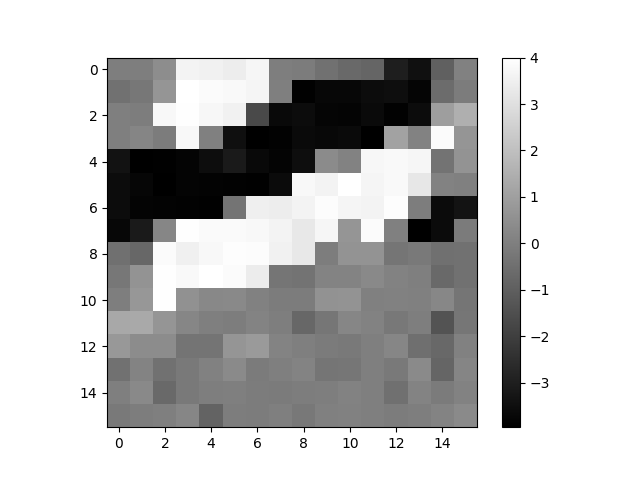

This chart was generated by the following Python code:
"""
Python script to reproduce the stable receptive field
learning as in Clopath et al. 2010.
The inputs are from the Olshausen (1996) image data set.
Recive it from https://www.rctn.org/bruno/sparsenet/IMAGES.mat .
The network consists of a Poisson input layer and one post synaptic neuron.
The size of the input layer is determine by the input. As mentioned in the
original publication, the input is a 16x16 pixel size patch, cutted out
randomly of the input dataset. Devided in an ON- and OFF- part.
So the input layer contains 16x16x2 =  512 neurons.

See Fig. 7d in Cloath et al. (2010)
"""
from __future__ import print_function
import numpy as np
import matplotlib.pyplot as plt
from matplotlib import cm
from ANNarchy import *
setup(dt=1,seed=100)
import scipy.io as sio
import os

from network import *

# Global parameters
duration = 200#200 #ms presentation time per input patch
s_Patch = 16 # patchsize in pixel
n_patches = 300000 # number of patches to train
maxFR = 60.0#37.5# maximum firering rate

# Presynaptic neuron model
"""
Because of the learning rule, we need a additional layer, that contains the
neccessary variables for the learning. This population is one to one connected
with the Poisson input layer and spiked for ever corresponding neuron in the
Poisson layer.
"""
params = """
EL = -70.4      :population
VTrest = -50.4  :population
taux = 15.0     :population  """
eqs = """
dg_vm/dt = EL/1000 : min = EL, init=-70.4
Spike = if state == 1: 1.0 else: 0.0
dReset/dt = if state == 1: +1 else: -Reset
dxtrace/dt = if state == 1: +1/taux else: -xtrace/taux : init = 0.0
state = if state >0: -1 else: 0"""
neuron = Neuron(parameters = params,
                equations = eqs,
                reset = """ g_vm = EL
                            state = 1""",
                spike = """g_vm > VTrest""")

#Populations
inputPop = PoissonPopulation(geometry=(s_Patch,s_Patch,2),rates=maxFR)
prePop = Population(geometry=(s_Patch,s_Patch,2),neuron=neuron)
postN = Population(geometry=1,neuron=AdExNeuron)

# Projections
projInpt_Pre = Projection(
    pre = inputPop,
    post = prePop,
    target='vm'
).connect_one_to_one(weights = 30)

projInp_N = Projection(
    pre = prePop,
    post= postN,
    target='Exc',
    synapse = ffSyn
).connect_all_to_all(weights = Uniform(0.0,2.0))

def preprocessData(matData):
    # function to split the prewhitened images into on and off counterparts
    images = matData['IMAGES']
    w,h,n_images = np.shape(images)
    new_images = np.zeros((w,h,2,n_images))
    for i in range(n_images):
        new_images[images[:,:,i] > 0, 0, i] = images[images[:,:,i] > 0, i]
        new_images[images[:,:,i] < 0, 1, i] = images[images[:,:,i] < 0, i]*-1

    return(new_images)

def run():
    print("""Presenting natural scenes to learn V1 simple cell receptive fields.
Be aware: the calculation can took some time (up to 30 min; depending on your machine).""")


    # compile command to create the ANNarchy network
    compile()

    projInp_N.transmit = 1.0
    projInp_N.set_fix = 0.0
    projInp_N.urefsquare = 55.0
    projInp_N.aLTP = 0.00017*0.55
    projInp_N.aLTD = 0.00014*0.55
    projInp_N.wMax = 4.0


    # load input data set
    matData = sio.loadmat('IMAGES.mat')
    images = preprocessData(matData)
    w,h,d,n_img = np.shape(images)

    monW = Monitor(projInp_N,'w',period=5000)

    for p in range(n_patches):
        # ever 20 s make a normalization
        if ((p*duration)%20000)==0:
            wFF = projInp_N.w
            onoff = np.reshape(wFF,(s_Patch,s_Patch,2))
            onNorm = np.sqrt(np.sum(onoff[:,:,0]**2))
            offNorm= np.sqrt(np.sum(onoff[:,:,1]**2))
            onoff[:,:,0] *= offNorm/onNorm
            wFF = np.reshape(onoff,(1,s_Patch*s_Patch*2))
            projInp_N.w = wFF
        # choose randomly an image and position to cout out the patch
        r_img = np.random.randint(n_img)
        xPos = np.random.randint(w-s_Patch)
        yPos = np.random.randint(h-s_Patch)
        maxV = np.max(images[:,:,:,r_img])
        patch = images[xPos:xPos+s_Patch,yPos:yPos+s_Patch,:,r_img]
        # make random vertical and horizontal flip
        if np.random.rand() < 0.5:
            patch = np.fliplr(patch)
        if np.random.rand() < 0.5:
            patch = np.flipud(patch)
        # set the rates for the Poission input population
        inputPop.rates = (patch/maxV)*maxFR
        simulate(duration)
        if (p%(n_patches/10) == 0):
            print(p, ' of ', n_patches,' presented')

    w = monW.get('w')
    w = np.squeeze(w)

    # create the resulting RF out of the input weights
    ff_W = projInp_N.w
    rf = np.reshape(ff_W,(s_Patch,s_Patch,2))
    rf = rf[:,:,0] - rf[:,:,1]
    plt.figure()
    plt.imshow(rf,interpolation='none',cmap=plt.get_cmap('gray'))
    plt.colorbar()
    plt.savefig('Fig4_RF_1.png')
    # plt.show()
    print("Done with the experiment.")

if __name__ == "__main__":
    if os.path.isfile('IMAGES.mat'):
        run()
    else:
        print("""No IMAGES.mat found, please download the file from:
        https://www.rctn.org/bruno/sparsenet/IMAGES.mat
        and put in the code directory""")
